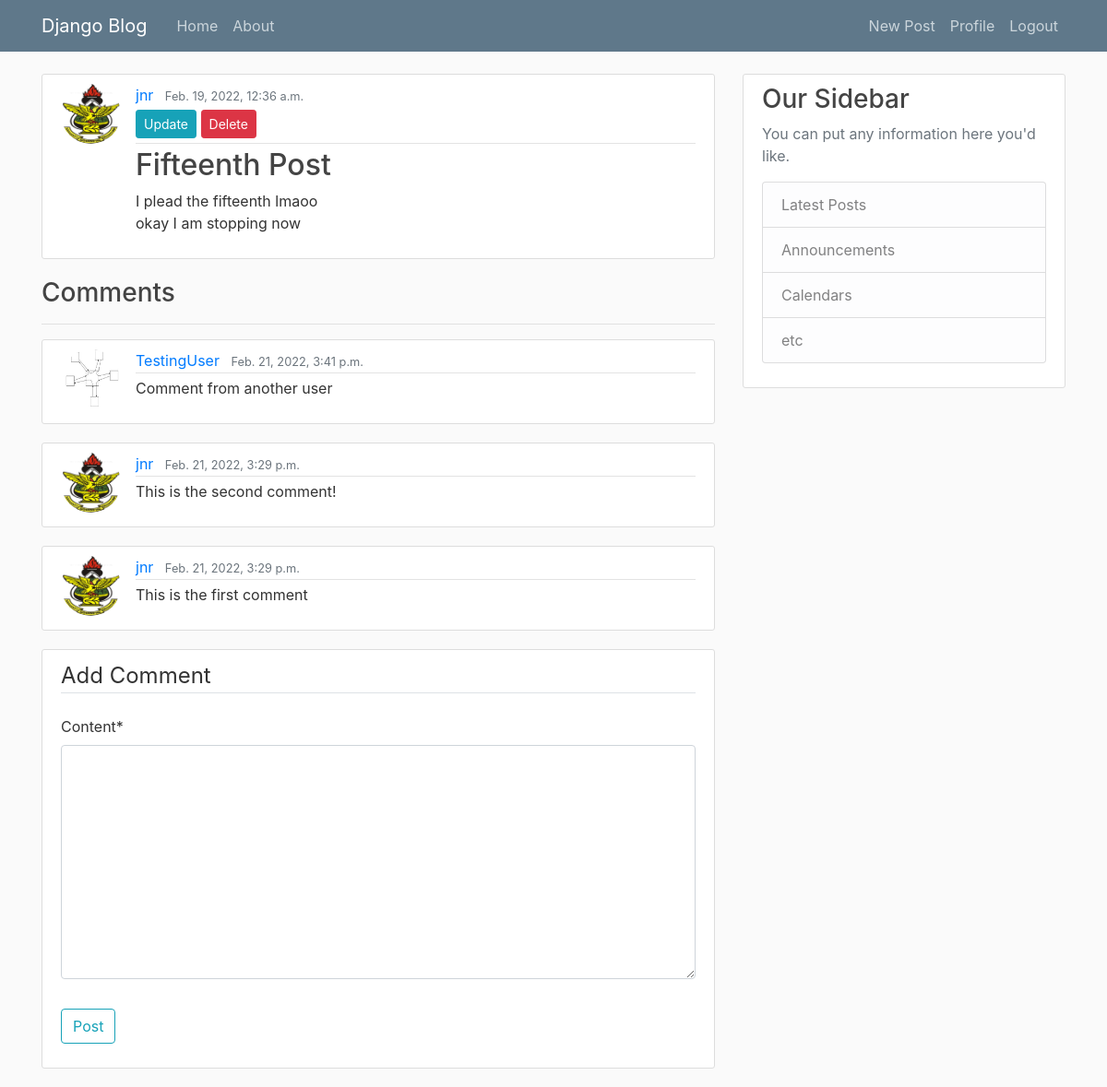
/posts/16/ (signed in), run on the app's committed database.
### blog/models.py (models this page shows, shortened)
class Post(models.Model):
    title = models.CharField(max_length=100)
    content = models.TextField()
    date_posted = models.DateTimeField(default=timezone.now)
    author = models.ForeignKey(User, on_delete=models.CASCADE)

class Comment(models.Model):
    content = models.TextField()
    date_posted = models.DateTimeField(default=timezone.now)
    author = models.ForeignKey(User, on_delete=models.CASCADE)
    post = models.ForeignKey(Post, on_delete=models.CASCADE)

### users/models.py (models this page shows, shortened)
class Profile(models.Model):
    user = models.OneToOneField(User, on_delete=models.CASCADE)
    image = models.ImageField(default='default.jpg', upload_to='profile_pics')

### blog/views.py (the view, shortened to what this page needs)
# urls.py: path('posts/<int:pk>/', views.post_detail, name='post-detail'),
def post_detail(request, pk):
    form = AddCommentForm()
    post = Post.objects.get(pk=pk)
    context = {
        'form':form,
        'object': post,
        'comments': Comment.objects.filter(post=post).order_by('-date_posted')
    }
    return render(request, 'blog/post_detail.html', context)

### blog/forms.py
class AddCommentForm(forms.ModelForm):
    content = Textarea()
    class Meta:
        model = Comment
        fields = ['content']

### blog/templates/blog/post_detail.html (shortened to what this page needs)
{% extends "blog/base.html" %}
{% load crispy_forms_tags %}
{% block content %}
    <article class="media content-section">
      <img src="{{ object.author.profile.image.url }}" class="rounded-circle article-img">
        <div class="media-body">
          <div class="article-metadata">
            <a class="mr-2" href="{% url 'user-posts' object.author.username %}">{{ object.author }}</a>
            <small class="text-muted">{{ object.date_posted }}</small>
            {% if object.author == user %}
              <div>
                <a href="{% url 'post-update' object.id %}" class="btn btn-info btn-sm mt-1 mb-1">Update</a>
              <a href="{% url 'post-delete' object.id %}" class="btn btn-danger btn-sm mt-1 mb-1">Delete</a>
              </div>
            {% endif %}
          </div>
          <h2><a class="article-title" href="#">{{ object.title }}</a></h2>
          <p class="article-content">{{ object.content }}</p>
        </div>
    </article>
    {% if comments %}
      <h3>Comments</h3>
      <hr>
      {% for comment in comments %}
        <article class="media content-section">
          <img src="{{ comment.author.profile.image.url }}" class="rounded-circle article-img">
            <div class="media-body">
              <div class="article-metadata">
                <a class="mr-2" href="{% url 'user-posts' comment.author.username %}">{{ comment.author }}</a>
                <small class="text-muted">{{ comment.date_posted }}</small>
              </div>
              <p class="article-content">{{ comment.content }}</p>
            </div>
        </article>
      {% endfor %}
    {% else %}
      <p class="text-muted">No Comments!</p>
    {% endif %}
    {% if user.is_authenticated %}
      <div class="content-section">
        <form method="POST">
            <fieldset class="form-group">
                <legend class="border-bottom mb-4">Add Comment</legend>
                {{ form|crispy }}
            </fieldset>
            <div class="form-group">
                <button class="btn btn-outline-info" type="submit">Post</button>
            </div>
        </form>
      </div>
    {% else %}
      <p><a href="{% url 'users-login' %}">Login</a> to add a comment</p>
    {% endif %}
{% endblock content %}

### blog/static/blog/main.css (style rules this page uses)
body { background: #fafafa; color: #333333; margin-top: 5rem; }
h1, h2, h3, h4, h5, h6 { color: #444444; }
.content-section { background: #ffffff; padding: 10px 20px; border: 1px solid #dddddd; border-radius: 3px; margin-bottom: 20px; }
.article-title { color: #444444; }
.article-content { white-space: pre-line; }
.article-img { height: 65px; width: 65px; margin-right: 16px; }
.article-metadata { padding-bottom: 1px; margin-bottom: 4px; border-bottom: 1px solid #e3e3e3 }

### data on the page
Post: author.profile.image (picture), author "jnr", date_posted "Feb. 19, 2022, 12:36 a.m.", title "Fifteenth Post", content "I plead the fifteenth lmaoo okay I am stopping now"
Comment: author.profile.image (placeholder picture), author "TestingUser", date_posted "Feb. 21, 2022, 3:41 p.m.", content "Comment from another user"
Comment: author.profile.image (picture), author "jnr", date_posted "Feb. 21, 2022, 3:29 p.m.", content "This is the second comment!"
Comment: author.profile.image (picture), author "jnr", date_posted "Feb. 21, 2022, 3:29 p.m.", content "This is the first comment"
